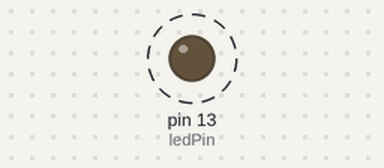
The sketch below on a simulated Arduino Uno, built with avr-gcc and run on an emulated ATmega328P. On the bench: output pins drawn as LEDs (lit = HIGH). Dashed ring = blinking.

Above: at 0.5 s.
Timing chart, 0 to 4.6 s (numbered marks = the images above):
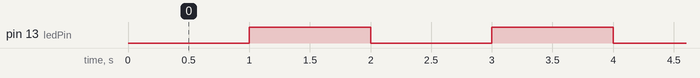

The sketch:

Blink_if.ino
```cpp
const int ledPin = 13; // definir el pin LED

unsigned long previousMillis = 0; // guarda la ultima actualizacion del LED
const long interval = 1000;       // intervalo de parpadeo (en milisegundos, 1000ms = 1s)
bool ledState = LOW;              // Estado actual del LED

void setup() {
  pinMode(ledPin, OUTPUT); // inicializar el LED como OUTPUT (de salida)
}

void loop() {
  unsigned long currentMillis = millis(); // agarrar el tiempo actual

  if (currentMillis - previousMillis >= interval) {
    previousMillis = currentMillis; // guardar el tiempo como actualizacion

    // para activar el estado del LED
    if (ledState == LOW) {
      ledState = HIGH;
    } else {
      ledState = LOW;
    }

    // escribir el nuevo estado del pin
    digitalWrite(ledPin, ledState);
  }
}
```

Measured:
- by itself, pin 13 (ledPin): alternates HIGH for 1.0 s and LOW for 1.0 s
